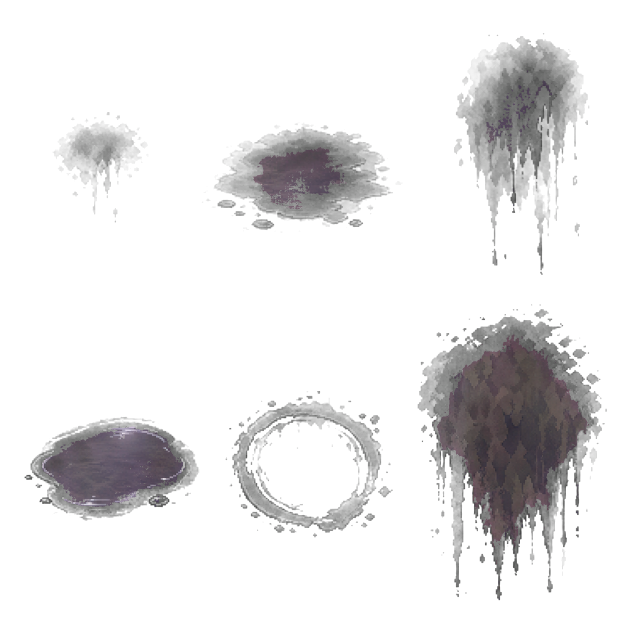
#> input picture assets/decals/shared/shared-water-decal-set-2.png, 1254 x 1254 px (shown at 1/2 size)
$ python -i clean-magenta-crud.py   (imports and definitions only)
#> lines starting #> are read from the running program, lines starting #| are printed output that depends on the picture; after the words box and inside, x2 and y2 are one past the last pixel; in counts of white or black regions, pixels touching at a corner belong together
#!/usr/bin/env python3
"""MC-1 -- clean the magenta crud out of the LIVE pixel sprite corpus.

Adam's ruling (docs/DESIGN.md 2026-07-15 late): "we stick with the pixel art style" --
the faceted corpus reverts to reserve, assets/sprites/ (896 PNGs) is canonical again, and
it carries residual magenta-key contamination that reads as crud in-game: interior opaque
flecks in the magenta hue family (baked into dragon bodies, a ghost's wispy trailing shapes,
an angel's wing shadows...) plus edge fringe the original defringe pass missed.

PRIOR ART READ FIRST (per the standing instruction to build on it, not reinvent it):
  - build/slice-sprites.py's defringe() -- "the magenta-lane tech" (docs/SPRITE-GEN-V2.md
    10b: "the unmix/defringe pass ... runs on every cut, not as a rescue"). Two passes:
    erode strongly-contaminated edge pixels (min(r,b)-g > 60, "mostly background"), then
    despill the remaining edge band (any r>g-and-b>g pixel within 2px of transparency gets
    its r/b excess scaled to 25%). Proven safe as a ONE-TIME step run immediately after
    fresh magenta-keying.
  - build/unify-corpus.py's CIEDE2000 (rgb_to_lab / ciede2000) -- reused verbatim here for
    the ΔE reporting math. Its "forbidden zone" law (a Lab-quantized realm palette keeps a
    violet swatch just outside the pure-magenta forbid radius) explains WHY color alone
    cannot separate crud from art in this corpus: a genuinely crud pixel on spr-fantasy-ghost
    and a genuinely intentional pixel on spr-fantasy-violet-fungus round to the IDENTICAL
    RGB triplet post-quantization (verified empirically during calibration -- both
    (197,69,170)). The discriminator has to be CONTEXTUAL (shape + isolation + subject),
    never colorimetric alone.
  - docs/SPRITE-GEN-V2.md sec 7 (chroma-key law): green-keying was already the established
    mitigation for "magenta occurs in the art" subjects at GENERATION time (chrome, suburb,
    magenta-heavy sets). This script's subject-level exemption (below) is the equivalent
    mitigation for the LIVE corpus, after the fact.

A DOCUMENTED DEVIATION FROM THE PRIOR ART, AND WHY: the natural first instinct was to reuse
defringe() itself as the detector -- run it on a copy, diff, count changed pixels as
"fringe". Measured against the full corpus this produced a median of ~1,300 "changed" px
PER SPRITE (876/896 sprites over 50px), which is not a residual-contamination signal, it's
defringe()'s pass-2 despill re-triggering on almost any warm-purple-leaning edge pixel
(its trigger is bare "r>g and b>g", no magnitude floor) -- including perfectly ordinary
antialiasing that was never near a magenta key. defringe() was built to run ONCE on raw
post-keying output; it is not idempotent and is the wrong tool for a QA/detection pass on an
already-processed corpus. Confirmed by direct comparison (median dropped from ~1,300px to
0px per sprite, 841/896 sprites at exactly zero) once detection switched to the same
CONTEXTUAL test used for interior specks (below), just labeled by location. That test is
strict enough that it does NOT flag the same corpus's genuine edge-adjacent magic-effect
glows (verified by hand against spr-pc-orc-wizard-male's hand-conjured magic circle, a
600px non-compact ring shape sitting right at the sprite's silhouette boundary -- excluded
by the size+compactness caps exactly like a purple worm's body is, no special-casing).

THE CORE FINDING (empirical, from calibration against this exact corpus): a purely
colorimetric magenta-family test (hue window + saturation) flags ~3% of all opaque pixels,
and most of that is NOT crud -- it's legitimate rim-light dither, tiefling skin, warlock/
sorcerer arcane-glow particles, and inherently violet/magenta creatures (mind flayers,
displacer beasts, the purple worm, violet fungus, a genuinely fuchsia giant squid, a
wizard's conjured sigil). Same color, different intent. Two independent, subject-blind
signals separate them:

  1. SUBJECT-LEVEL EXEMPTION (protects "canonically-magenta subjects", generalized rather
     than hardcoded -- the corpus turned out to have ~44, not 2, once giant squids, mind
     flayers, liches, and every tiefling/warlock/sorcerer PC skin got counted): if a
     sprite's own dominant palette already sits substantially in the magenta/violet hue
     family (>18% of opaque pixels in a WIDE hue band at real saturation), the ENTIRE
     sprite -- edges included -- is exempt from crud detection. Its own canonical color
     cannot be crud.
  2. PER-COMPONENT GEOMETRY, for everything else: a magenta-family connected component only
     reads as crud if it is SMALL (absolute + area-relative caps -- this alone protects any
     coherent creature-body-sized or effect-sized region regardless of where it sits),
     COMPACT (not a thin trim stroke or a sparse ring-shaped glow -- aspect-ratio + fill-
     ratio caps), NEAR THE SPRITE'S OWN ALPHA BOUNDARY (crud cannot originate deep in the
     interior -- it enters where the art touched the chroma key during generation/
     compositing; this single signal alone roughly halved the false-positive rate during
     calibration), and ISOLATED (its dilated ring is mostly non-magenta -- i.e. it doesn't
     belong to a larger same-family region). A qualifying component is then labeled `fringe`
     if it touches the alpha boundary (matches class (a), edge fringe) or `speck` if it sits
     just inside it (class (b), interior speck) -- ONE detector, a location label, not two
     different heuristics.

Both signals were tuned AGAINST this corpus by eye (dev/model-qa/regen-v3/magenta-fails-r3.md's
own ANTI-MAGENTA fixture, spr-fantasy-ghost, was the positive control throughout;
spr-fantasy-purple-worm / spr-fantasy-violet-fungus / spr-pc-elf-warlock-female /
spr-fantasy-giant-squid / spr-pc-orc-wizard-male's magic circle as negative controls) --
see the worst-20 contact sheet for the honest before/after read.

A THIRD EXEMPTION, ADDED AFTER DIRECT VISUAL EVIDENCE OF DAMAGE (spr-pc-*): even with both
signals above in place, a targeted visual check of the PC (player-character) sprite sheet
set turned up two confirmed false positives -- spr-pc-gnome-sorcerer-female's held magic
orbs and spr-pc-elf-sorcerer-female's hand-conjured wisps both got their arcane-glow color
desaturated by the speck cleaner. A held magic-effect orb/wisp is SMALL, COMPACT (a sphere),
NEAR THE SPRITE'S EDGE (hands are held out from the body), and ISOLATED (surrounded by skin/
air, not other magenta) -- i.e. it satisfies every geometric crud signal simultaneously,
because a compact glowing orb and a compact contamination blob are the same shape. Widening
the check to the full spr-pc-* set (216 sprites) found 90 of them (42%) would be touched,
including non-caster classes (rogues, barbarians, fighters) -- this isn't a caster-only
effect, it's a systemic small-magenta-accent convention across the whole PC portrait lane
(matches the established defringe() docstring's own named protected class, "warlock
glows"). Rather than accept a demonstrated, widespread pattern of damaging real character
art, spr-pc-* is exempted from crud detection wholesale in this pass -- MC-1's paradigm
case (per the unit brief) is dragon-body/creature crud, and the PC lane needs its own
human-eyes pass rather than a geometry heuristic that cannot tell a spell effect from a
stain. This is the same "never bulldoze art" call as the subject-level exemption above,
just keyed on slug prefix instead of measured palette.

Pipeline per sprite:
  1. Load RGBA. opaque = alpha==255 (this corpus is confirmed binary-alpha, no partial
     transparency -- "crisp hard silhouette edges" per the generation law).
  2. EXEMPT test (wide magenta/violet hue-family share of opaque area). Exempt sprites get
     verdict clean unconditionally -- no fringe, no speck detection at all.
  3. Connected-component search over the strict magenta-family candidate mask; each
     qualifying component (size/aspect/compactness/edge-distance/isolation, see above) is
     labeled fringe or speck by whether it touches the alpha boundary.
  4. CLEAN: every qualifying component is replaced by the unweighted mean color of its own
     non-candidate opaque ring neighbors (never a transparency punch-through) -- an
     expanding-radius search is the defensive fallback; erosion to transparent is reserved
     for the (in practice unreached, detection already guarantees a real ring at radius 2)
     case where no real neighbor color exists at all, and ONLY for fringe-labeled
     components, never for interior specks (per spec: specks are never turned into holes).
  5. SAFETY RAILS:
       a. touch-budget -- if total touched px / opaque_area exceeds TOUCH_BUDGET_FRAC, the
          file is left untouched and the slug is listed under skippedForEyes (detector
          confidence too low relative to how much of the sprite it wants to touch --
          "never bulldoze art").
       b. outside-flagged identity assert -- pixels outside the touched-pixel mask MUST be
          byte-identical pre/post; this is a correctness assertion (by construction nothing
          else should move), not a tunable gate. A violation aborts the run.
       c. mean ΔE (CIEDE2000, reused from unify-corpus.py) over the touched region is
          recorded for the report -- informational (the point of touching is to change
          those pixels), not a skip gate.
  6. Untouched-verdict (clean) files are NEVER opened for writing -- byte-identity is
     structural, not a post-hoc check.

Emits dev/model-qa/magenta-crud-report.json and (unless --report-only)
dev/model-qa/magenta-crud-sheets/worst-20-before-after.png, and overwrites
assets/sprites/<slug>.png IN PLACE for every cleaned slug. Archives pre-clean originals to
quarantine-pack/pre-magenta-crud/originals.zip (additive law, matches unify-corpus.py r2).

Flags:
  --report-only   compute + write the report only; never touch assets/sprites/ or the zip.
  --verify        re-run detection against the CURRENT (possibly already-cleaned) corpus
                   and report whether any cleaned slug still shows fringe/speck detections
                   (determinism / fixed-point check). Never mutates.
"""
import argparse
import json
import os
import sys
import zipfile

import numpy as np
from PIL import Image
from scipy import ndimage
import importlib.util as _ilu

HERE = os.path.dirname(os.path.abspath(__file__))
REPO = os.path.dirname(HERE)

_unify_spec = _ilu.spec_from_file_location("unify_corpus", os.path.join(HERE, "unify-corpus.py"))
_unify_mod = _ilu.module_from_spec(_unify_spec)
# [1 line not run here, left out]
# [1 line that did not run here, left out]
# [1 line that did not run here, left out]

SPRITES_DIR = os.path.join(REPO, "assets", "sprites")
REPORT_PATH = os.path.join(REPO, "dev", "model-qa", "magenta-crud-report.json")
SHEETS_DIR = os.path.join(REPO, "dev", "model-qa", "magenta-crud-sheets")
SHEET_PATH = os.path.join(SHEETS_DIR, "worst-20-before-after.png")
QUARANTINE_ZIP = os.path.join(REPO, "quarantine-pack", "pre-magenta-crud", "originals.zip")

# ---- calibrated constants (see module docstring for how these were derived) ----
EXEMPT_WIDE_HUE_LO, EXEMPT_WIDE_HUE_HI = 260.0, 340.0
EXEMPT_WIDE_SAT_MIN, EXEMPT_WIDE_VAL_MIN = 0.25, 0.15
EXEMPT_WIDE_FRAC = 0.18  # subject-level canonically-magenta/violet exemption
EXEMPT_SLUG_PREFIXES = ("spr-pc-",)  # PC portrait lane -- see module docstring "THIRD EXEMPTION"

CAND_EXCESS_MIN = 55      # min(r,b) - g;  same "magenta excess" metric slice-sprites.py's
                           # defringe() uses for its edge erode pass (erode_excess=60), at a
                           # slightly lower bar because this test ALSO carries the balance +
                           # brightness + geometry + isolation gates below (defringe() had
                           # none of those, so it needed the metric alone to be stricter).
CAND_RB_BALANCE_MAX = 40  # |r-b|; true magenta-family leans balanced, not one-sided
CAND_MIN_BRIGHT = 110     # min(r,b); excludes dark muted-purple dither shading

COMP_MIN_PX = 8
COMP_ABS_MAX_PX = 120
COMP_AREA_FRAC_MAX = 0.008
COMP_ASPECT_MAX = 2.4
COMP_COMPACT_MIN = 0.40
COMP_EDGE_DIST_MAX = 7.0       # mean distance-to-alpha-boundary cap for ANY qualifying comp
FRINGE_TOUCH_DIST = 2          # min distance-to-alpha-boundary <= this => labeled "fringe"
RING_ITERS_START = 2
RING_ITERS_MAX = 6             # expanding-radius fallback for the neighbor-blend
RING_NONMAG_FRAC_MIN = 0.70

TOUCH_BUDGET_FRAC = 0.05  # global per-sprite safety rail (touched px / opaque area)


def rgb_to_hsv_arr(rgb):
    """Vectorized rgb->hsv, rgb in [0,1]. Validated exact (max err 0) against colorsys
    over 20k random samples during calibration."""
    r, g, b = rgb[..., 0], rgb[..., 1], rgb[..., 2]
    maxc = np.maximum(np.maximum(r, g), b)
    minc = np.minimum(np.minimum(r, g), b)
    v = maxc
    delta = maxc - minc
    s = np.where(maxc > 0, delta / np.where(maxc == 0, 1, maxc), 0)
    with np.errstate(divide="ignore", invalid="ignore"):
        rc = np.where(delta == 0, 0, (maxc - r) / np.where(delta == 0, 1, delta))
        gc = np.where(delta == 0, 0, (maxc - g) / np.where(delta == 0, 1, delta))
        bc = np.where(delta == 0, 0, (maxc - b) / np.where(delta == 0, 1, delta))
    is_r = maxc == r
    is_g = (maxc == g) & (~is_r)
    is_b = (~is_r) & (~is_g)
    h = np.zeros_like(maxc)
    h = np.where(is_r, bc - gc, h)
    h = np.where(is_g, 2.0 + rc - bc, h)
    h = np.where(is_b, 4.0 + gc - rc, h)
    h = (h / 6.0) % 1.0
    h = np.where(delta > 1e-12, h, 0.0)
    return h * 360.0, s, v


def wide_magenta_frac(rgb_u8, opaque):
    """Share of opaque pixels sitting in the WIDE magenta/violet hue family at real
    saturation -- the subject-level exemption signal. rgb_u8: (H,W,3) uint8."""
    oc = int(opaque.sum())
    if oc == 0:
        return 0.0
    h, s, v = rgb_to_hsv_arr(rgb_u8.astype("float64") / 255.0)
    wide = opaque & (h >= EXEMPT_WIDE_HUE_LO) & (h <= EXEMPT_WIDE_HUE_HI) \
        & (s >= EXEMPT_WIDE_SAT_MIN) & (v >= EXEMPT_WIDE_VAL_MIN)
    return float(wide.sum()) / oc


def candidate_mask(rgb_i32, opaque):
    """Magenta-family CANDIDATE pixels (not yet a crud verdict -- just eligible). Reuses
    the same min(r,b)-g 'magenta excess' metric build/slice-sprites.py's defringe() already
    uses for its edge-band erode pass."""
    r, g, b = rgb_i32[..., 0], rgb_i32[..., 1], rgb_i32[..., 2]
    excess = np.minimum(r, b) - g
    rb_balance = np.abs(r - b) <= CAND_RB_BALANCE_MAX
    bright = np.minimum(r, b) >= CAND_MIN_BRIGHT
    return opaque & (excess >= CAND_EXCESS_MIN) & rb_balance & bright


def find_crud_components(rgb_i32, opaque):
    """Unified detector for BOTH crud classes. Returns a list of dicts
    {mask, size, cx, cy, cls, ringNonMagentaFrac} where cls is 'fringe' (touches the alpha
    boundary) or 'speck' (interior), plus the union mask. Same geometry filters for both --
    only the resulting location label differs. See module docstring for how each threshold
    was calibrated against this corpus."""
    opaque_area = int(opaque.sum())
    union_mask = np.zeros(opaque.shape, dtype=bool)
    comps = []
    if opaque_area == 0:
        return comps, union_mask
    magcand = candidate_mask(rgb_i32, opaque)
    if not magcand.any():
        return comps, union_mask
    dist_to_edge = ndimage.distance_transform_edt(opaque)
    lbl, n = ndimage.label(magcand, structure=np.ones((3, 3)))
    comp_sizes = ndimage.sum(magcand, lbl, index=range(1, n + 1))
    objs = ndimage.find_objects(lbl)
    area_cap = min(COMP_ABS_MAX_PX, COMP_AREA_FRAC_MAX * opaque_area)
    for ci, sz in enumerate(comp_sizes, start=1):
        sz = int(sz)
        if sz < COMP_MIN_PX or sz > area_cap:
            continue
        sl = objs[ci - 1]
        bh = sl[0].stop - sl[0].start
        bw = sl[1].stop - sl[1].start
        aspect = max(bh, bw) / max(1, min(bh, bw))
        compactness = sz / (bh * bw)
        if aspect > COMP_ASPECT_MAX or compactness < COMP_COMPACT_MIN:
            continue
        comp_mask = lbl == ci
        comp_dists = dist_to_edge[comp_mask]
        if float(comp_dists.mean()) > COMP_EDGE_DIST_MAX:
            continue
        dil = ndimage.binary_dilation(comp_mask, iterations=RING_ITERS_START)
        ring = dil & (~comp_mask) & opaque
        ring_n = int(ring.sum())
        if ring_n == 0:
            continue
        ring_magenta = int((magcand & ring).sum())
        nonmag_frac = 1.0 - (ring_magenta / ring_n)
        if nonmag_frac < RING_NONMAG_FRAC_MIN:
            continue
        cls = "fringe" if float(comp_dists.min()) <= FRINGE_TOUCH_DIST else "speck"
        ys, xs = np.where(comp_mask)
        comps.append({
            "mask": comp_mask, "size": sz, "cls": cls,
            "cx": float(xs.mean()), "cy": float(ys.mean()),
            "ringNonMagentaFrac": round(nonmag_frac, 3),
        })
        union_mask |= comp_mask
    return comps, union_mask


# [32 lines left out: function clean_components, not called in this run]


def process_sprite(path):
    """Returns a dict entry for the report, plus enough working data to clean/write."""
    slug = os.path.basename(path)[:-4]
    im = Image.open(path).convert("RGBA")
#> im is the input picture: PIL image 1254x1254 RGBA; mean R, G, B, A 14.2, 13.6, 14, 33.5
    arr = np.array(im)
    opaque = arr[..., 3] == 255
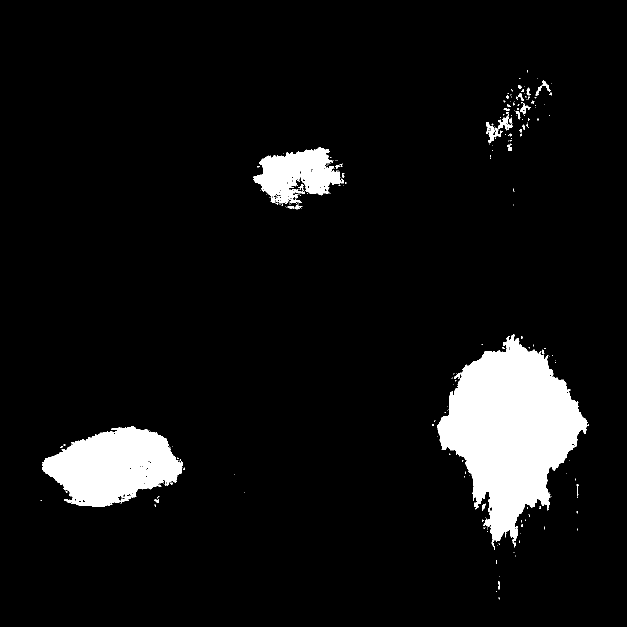
#> opaque: shape (1254, 1254) bool (shown at 1/2 size); 7.1% white; 224 white regions (193 under 20 px), largest, box (x1, y1, x2, y2) and area: (874, 669, 1178, 1100) 68194, (84, 853, 366, 1014) 29195, (507, 294, 686, 411) 11503
    opaque_area = int(opaque.sum())
#> opaque_area = 111785
    orig_bytes = open(path, "rb").read()

    if opaque_area == 0:
        return {"slug": slug, "verdict": "clean", "opaqueAreaPx": 0, "fringePx": 0,
                "speckPx": 0, "speckComponents": [], "exempt": False,
                "_cleanImage": None, "_touchedFrac": 0.0, "_origBytes": orig_bytes}

    rgb_i32 = arr[..., :3].astype("int32")
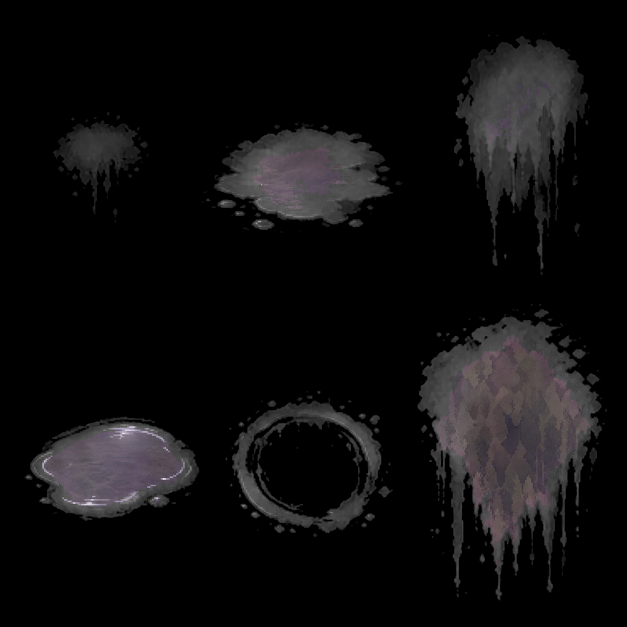
#> rgb_i32: shape (1254, 1254, 3) int32 (shown at 1/2 size); mean R, G, B 14.2, 13.6, 14
    is_pc = slug.startswith(EXEMPT_SLUG_PREFIXES)
    exempt = is_pc or wide_magenta_frac(arr[..., :3], opaque) > EXEMPT_WIDE_FRAC
#> in rgb_to_hsv_arr, `delta = maxc - minc`:
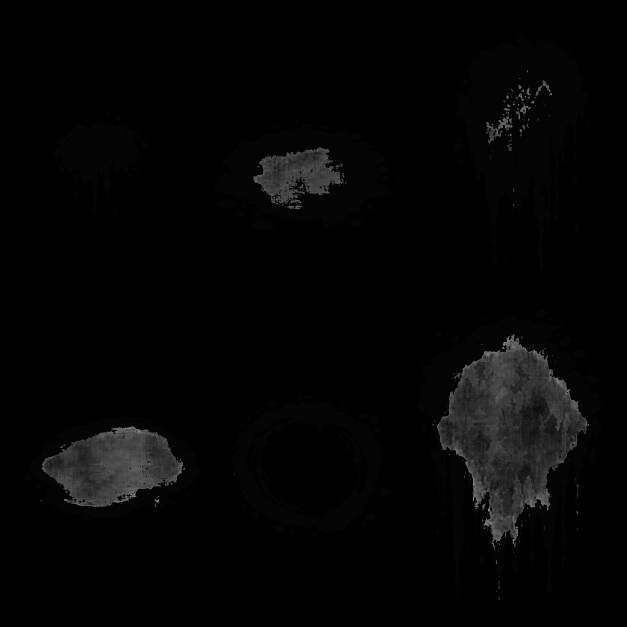
#> delta: shape (1254, 1254) float64 (shown at 1/2 size); min 0, max 0.22, mean 0.0041; drawn with min black and max white
#> in rgb_to_hsv_arr, `s = np.where(maxc > 0, delta / np.where(maxc == 0, 1, maxc), 0)`:
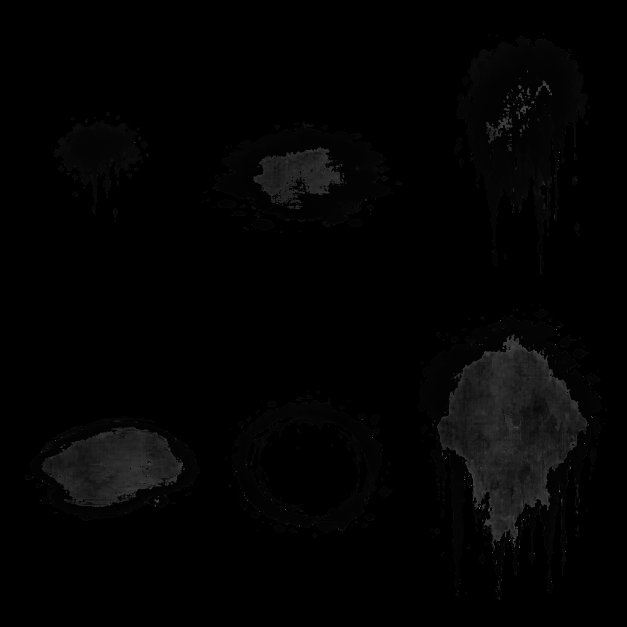
#> s: shape (1254, 1254) float64 (shown at 1/2 size); min 0, max 1, mean 0.0128
#> (the rest of the program and of its run is left out)
